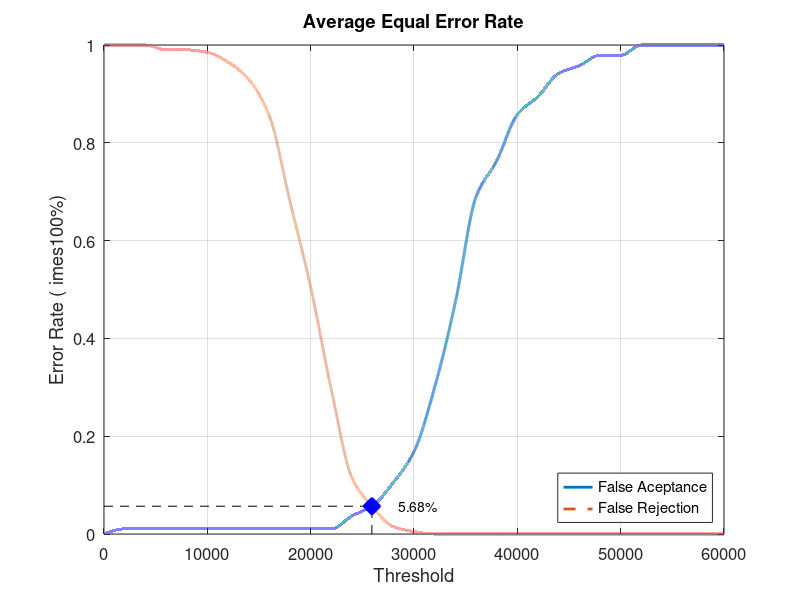
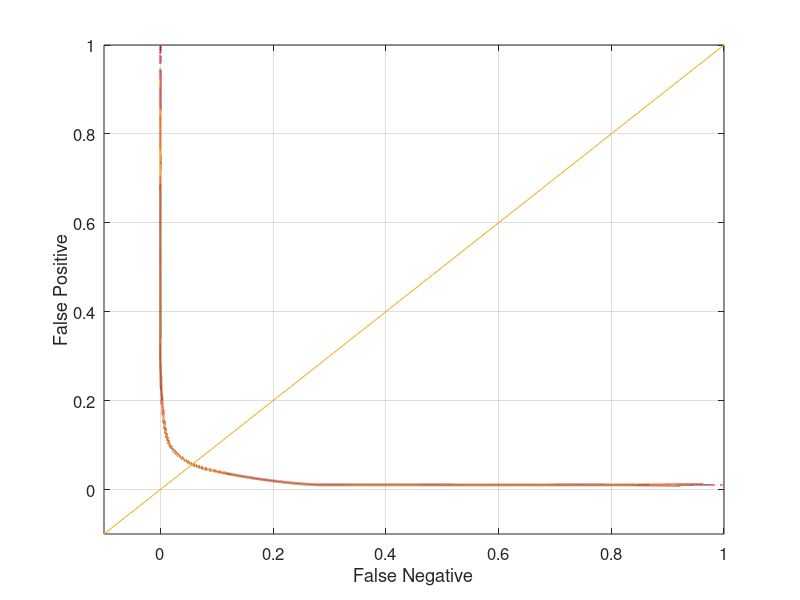

These charts were generated, in order, by the following MATLAB code:
close all;
clear;
clc;
x = 0:2000:60000;
xq = 0:0.5:60000;

y0 = [0 0.0105263 0.0105263 0.0105263 0.0105263 0.0105263 0.0105263 0.0105263 0.0105263 0.0105263 0.0105263 0.0105263 0.0368421 0.0578947 0.105263 0.168421 0.3 0.473684 0.689474 0.763158 0.857895 0.894737 0.942105 0.957895 0.978947 0.978947 1 1 1 1 1]
yy0 = interp1(x, y0, xq, 'pchip');
y1 = [1 1 1 0.99 0.99 0.985 0.965 0.93 0.855 0.68 0.505 0.295 0.115 0.055 0.015 0.005 0 0 0 0 0 0 0 0 0 0 0 0 0 0 0]
yy1 = interp1(x, y1, xq, 'pchip');

% Calculating EER: 
y2 = abs(y0 - y1);
find(y2 == min(y2))
yy2 = abs(yy0 - yy1);
xEER = find(yy2 == min(yy2));
xEERIndex = xq(xEER) % X-axis EER
yEER = yy0(xEER) % Y-axis EER

main = figure
plot(xq, yy0,'-','LineWidth', 2);	hold on
plot(xq, yy1,'--','LineWidth', 2);	hold on
plot([xEERIndex xEERIndex], [0 yEER], 'k--');	hold on
plot([0 xEERIndex], [yEER yEER], 'k--');	hold on
plot(xEERIndex, yEER, 'bx', 'LineWidth', 10);	hold on
text(xEERIndex + 10 * xEERIndex / 100, yEER, [num2str(round((10000 * yEER)) / 100) '%'])
legend('False Aceptance', 'False Rejection', 'Location', 'SouthEast')
xlabel('Threshold')
ylabel('Error Rate (	imes100%)')
title('Average Equal Error Rate')
set(gca, 'FontSize', 12)
axis([0 60000 0 1])
grid on

print(main, 'Database5_3Main', '-dpng');
FNRxFPR = figure('Color', [1 1 1]);
plot(yy1, yy0, '-', yy1, yy0, 'LineWidth', 2);
hold on
y = -0.1:0.1:1
plot(y, y); 
set(gca, 'FontSize', 12)
xlabel('False Negative')
ylabel('False Positive')
axis([-0.1 1 -0.1 1])
set(gca, 'FontSize', 12)
grid on

print(FNRxFPR, 'Database5_3FNRxFPR','-dpng');
